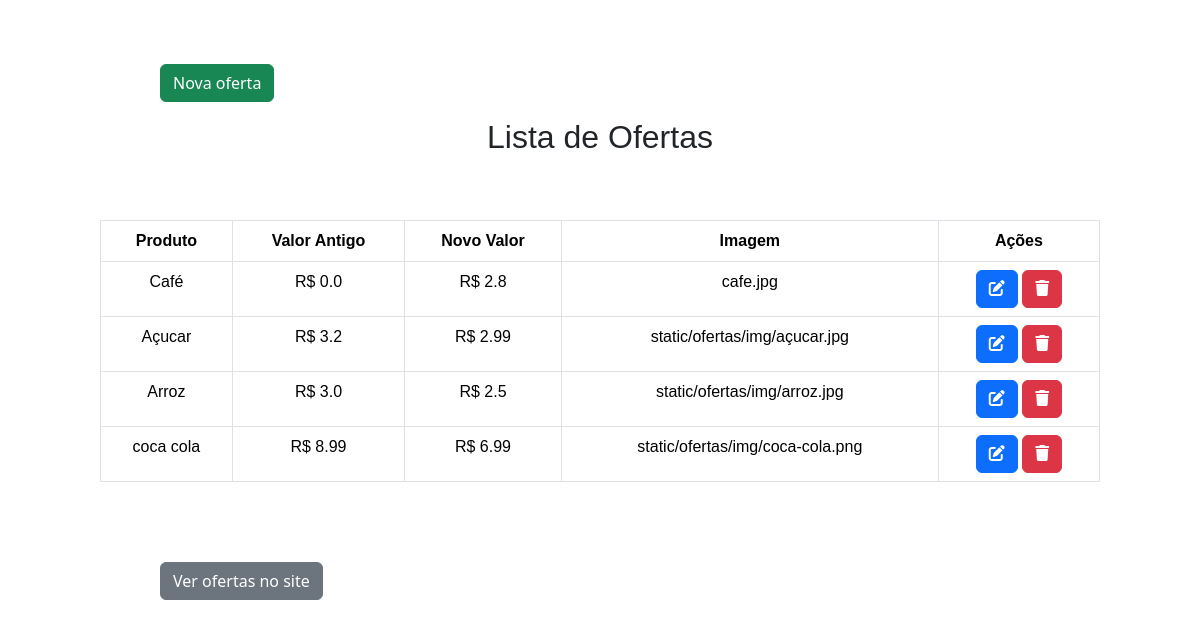
The app's page /ofertas/admin/, older data.
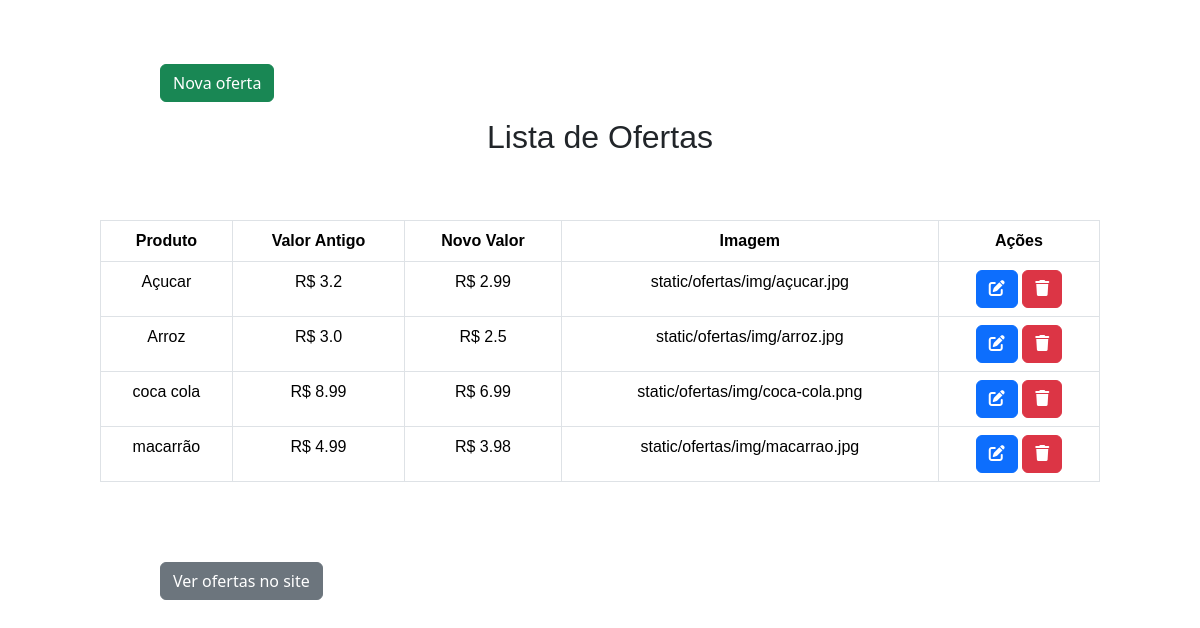
The same page, newer data.
### ofertas/models.py (models this page shows)
class Oferta(models.Model):
    nome_produto = models.CharField(max_length=100)
    valor_antigo = models.FloatField()
    novo_valor = models.FloatField()
    imagem = models.ImageField(upload_to='media')

### ofertas/views.py (the view)
# urls.py: path('ofertas/admin/', views.ofertas_admin, name='ofertas_admin'),
def ofertas_admin(request):
    ofertas = Oferta.objects.all()
    num_ofertas = Oferta.objects.count()
    context = {'ofertas': ofertas, 'num_ofertas': num_ofertas}
    return render(request, 'ofertas/pages/ofertas_admin.html', context)

### ofertas/templates/ofertas/pages/ofertas_admin.html
{% include 'ofertas/partials/head.html' %}
<a href="{% url 'ofertas_criar' %}" class="btn btn-success mb-3 button_admin">Nova oferta</a>
<body>
    <h2 class="h2_admin">Lista de Ofertas</h2>
    <div class="main-content-admin">
        <table class=" table table-bordered">
            <thead>
                <tr>
                    <th>Produto</th>
                    <th>Valor Antigo</th>
                    <th>Novo Valor</th>
                    <th>Imagem</th>
                    <th>Ações</th>
                </tr>
            </thead>
            <tbody>
                {% for oferta in ofertas %}
                <tr>
                    <td>{{oferta.nome_produto}}</td>
                    <td>R$ {{oferta.valor_antigo}}</td>
                    <td>R$ {{oferta.novo_valor}}</td>
                    <td>{{oferta.imagem}}</td>
                    <td>
                        <a href="{% url 'ofertas_editar' id=oferta.id %}" class="btn btn-primary btm-sm"><i class="fa-solid fa-pen-to-square"></i></a>
                        <a href="{% url 'ofertas_remover' id=oferta.id %}" class="btn btn-danger btm-sm"><i class="fa-solid fa-trash"></i></a>
                    </td>
                </tr>
                {% endfor %}
            </tbody>
        </table>
    </div>
    <a href="{% url 'ofertas' %}" class="btn btn-secondary mb-3 button_admin">Ver ofertas no site</a>
</body>

### ofertas/templates/ofertas/partials/head.html (shortened to what this page needs)
{% load static %}
<!DOCTYPE html>
<html lang="pt-br">
<head>
    <link rel="stylesheet" href="https://cdnjs.cloudflare.com/ajax/libs/font-awesome/6.4.2/css/fontawesome.min.css"
 />
    <link rel="stylesheet" href="https://cdnjs.cloudflare.com/ajax/libs/font-awesome/6.4.2/css/brands.min.css"
 />
    <link rel="stylesheet" href="https://cdnjs.cloudflare.com/ajax/libs/font-awesome/6.4.2/css/solid.min.css"
 />
    <link rel="stylesheet" href="https://cdn.jsdelivr.net/npm/bootstrap@5.3.2/dist/css/bootstrap.min.css"
>
    <link rel="stylesheet" href="{% static 'ofertas/css/style-main.css' %}">
    <link rel="stylesheet" href="{% static 'ofertas/css/style-header.css' %}">
    <link rel="stylesheet" href="{% static 'ofertas/css/style-footer.css' %}">
    <link rel="stylesheet" href="{% static 'ofertas/css/style-trabalheconosco.css' %}">
    <link rel="stylesheet" href="{% static 'ofertas/css/style-ofertas.css' %}">
    <link rel="stylesheet" href="{% static 'ofertas/css/style-contato.css' %}">
</head>

### ofertas/static/ofertas/css/style-main.css (style rules this page uses)
:root { --color-background: #FB530B; --color-links: #151414; --color-box: rgb(36, 35, 35); --color-backbot: rgba(16, 15, 16, 0.96); --color-hedlateral: #f4f1f1; --color-black: black; --color-font: #f5f5f5; --color-info-light: #cce5ff; --color-debug-light: #cce5ff; --color-success-light: #d4edda; --color-alert-light: #fff3cd; --color-warning-light: #fff3cd; --color-error-light: #f8d7da; --color-dark-text: #444; --color-info-dark: #4d86c4; --color-debug-dark: #4d86c4; --color-success-dark: #4a9c5d; --color-alert-dark: #927f40; --color-warning-dark: #927f40; --color-error-dark: #da525d; --color-gray-0: #f9f9f9; --color-gray-1: #e0e0e0; --color-gray-2: #c7c7c7; --color-gray-3: #aeaeae; --color-gray-4: #959595; --color-gray-5: #7d7d7d; --color-gray-6: #646464; --color-gray-7: #4b4b4b; --color-gray-8: #323232; --color-gray-9: #191919; --color-index: rgba(40, 168, 185, 0.055); --spacing-gutter-medium: 3rem; --spacing-gutter-large: 4rem; }
* { font-family: Arial, Helvetica, sans-serif; margin: 0; padding: 0; box-sizing: border-box; }

### ofertas/static/ofertas/css/style-header.css (style rules this page uses)
:root { --color-background: #FB530B; --color-links: #151414; --color-box: rgb(36, 35, 35); --color-backbot: rgba(16, 15, 16, 0.96); --color-hedlateral: #f4f1f1; --color-black: black; --color-font: #f5f5f5; }
* { font-family: Arial, Helvetica, sans-serif; margin: 0; padding: 0; box-sizing: border-box; }

### ofertas/static/ofertas/css/style-footer.css (style rules this page uses)
:root { --color-background: #FB530B; --color-links: #151414; --color-box: rgb(36, 35, 35); --color-backbot: rgba(16, 15, 16, 0.96); --color-hedlateral: #f4f1f1; --color-black: black; --color-font: #f5f5f5; }
* { font-family: Arial, Helvetica, sans-serif; margin: 0; padding: 0; box-sizing: border-box; }

### ofertas/static/ofertas/css/style-trabalheconosco.css (style rules this page uses)
:root { --color-background: #FB530B; --color-links: #151414; --color-box: rgb(36, 35, 35); --color-backbot: rgba(16, 15, 16, 0.96); --color-hedlateral: #f4f1f1; --color-black: black; --color-font: #f5f5f5; }
* { font-family: Arial, Helvetica, sans-serif; margin: 0; padding: 0; box-sizing: border-box; }

### ofertas/static/ofertas/css/style-ofertas.css (style rules this page uses)
:root { --color-background: #FB530B; --color-links: #151414; --color-box: rgb(36, 35, 35); --color-backbot: rgba(16, 15, 16, 0.96); --color-hedlateral: #f4f1f1; --color-black: black; --color-font: #f5f5f5; }
* { font-family: Arial, Helvetica, sans-serif; margin: 0; padding: 0; box-sizing: border-box; }
.h2_admin { margin: 0 0 4rem 0; text-align: center; }
.main-content-admin { max-width: 1000px; margin: 0 auto; }
td, th { text-align: center; }
.button_admin { margin: 4rem 0 0 10rem; }

### ofertas/static/ofertas/css/style-contato.css (style rules this page uses)
:root { --color-background: #FB530B; --color-links: #151414; --color-box: rgb(36, 35, 35); --color-backbot: rgba(16, 15, 16, 0.96); --color-hedlateral: #f4f1f1; --color-black: black; --color-font: #f5f5f5; }
* { font-family: Arial, Helvetica, sans-serif; margin: 0; padding: 0; box-sizing: border-box; }

Row changes from the older to the newer data that the page shows:
removed Oferta: nome_produto "Café", valor_antigo "0.0", novo_valor "2.8", imagem "cafe.jpg"
added Oferta: nome_produto "macarrão", valor_antigo "4.99", novo_valor "3.98", imagem "static/ofertas/img/macarrao.jpg"
